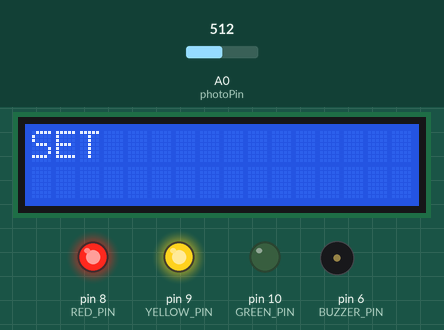
The sketch below on a simulated Arduino Uno, built with avr-gcc and run on an emulated ATmega328P. On the bench: 16×2 character LCD, output pins drawn as LEDs (lit = HIGH), buzzer (waves = sounding). The inputs (shaded band) are chosen by the test bench; at power-on: A0 (photoPin) = 512. What the sketch prints to the serial monitor is not drawn.

Above: at 1.2 s.
At 3.2 s:
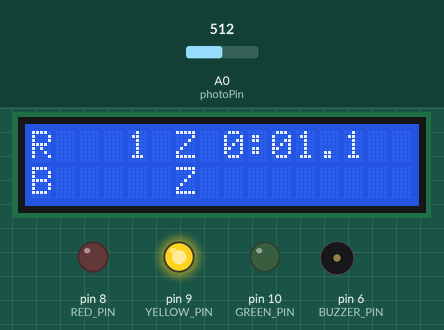
3.3 s: A0 (photoPin) set to 787
5.0 s: A0 (photoPin) set to 807
At 5.22 s:
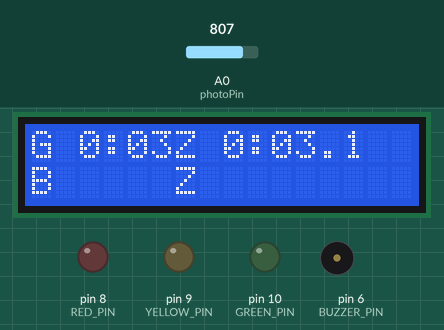
6.7 s: A0 (photoPin) set to 609
8.2 s: A0 (photoPin) set to 590
At 9.4 s:
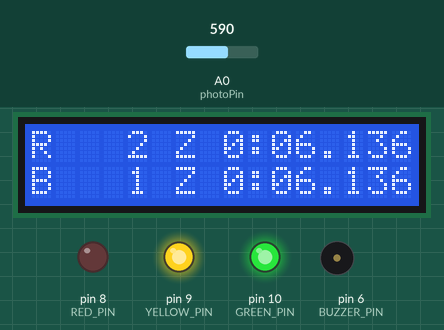
Timing chart, 0 to 11.2 s (numbered marks = the images above; inputs shaded):
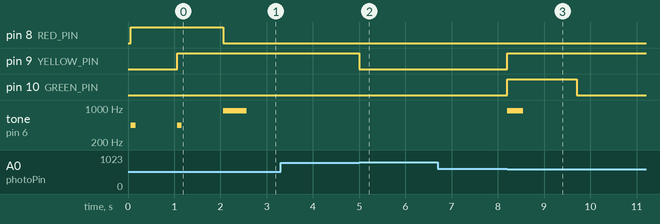

Measured:
- the behaviour switches between 799 and 800 on A0 (photoPin) (found by bisection; images 1 and 2)
- the behaviour switches between 601 and 600 on A0 (photoPin) (found by bisection; images 2 and 3)
- after the input at 5.0 s, pin 9 (YELLOW_PIN): HIGH → LOW at once
- after the input at 8.2 s, pin 9 (YELLOW_PIN): LOW → HIGH at once; pin 10 (GREEN_PIN): LOW → HIGH at once, → LOW 1.5 s later; tone on pin 6 (BUZZER_PIN): silent → 880 Hz at once, → silent 0.35 s later
- by itself, tone on pin 6 (BUZZER_PIN): plays 440 Hz for 0.10 s, 440 Hz for 0.10 s, 880 Hz for 0.50 s
- what the display in image 0 shows lasts 1.0 s, from 1.1 s to 2.1 s
- what the display in image 3 shows lasts 1.5 s, from 8.2 s to 9.7 s

The sketch:

SlotCarTimer.ino
```cpp
// include the library code:
#include <LiquidCrystal.h>

// initialize the library with the numbers of the interface pins
LiquidCrystal lcd(11, 12, 2, 3, 4, 5);

const int photoPin = 0; // analog input of the photoresistor

const int RED_PIN = 8; // red LED
const int YELLOW_PIN = 9; // yellow LED
const int GREEN_PIN = 10; // green LED

const int BUZZER_PIN = 6;
const int BUTTON_PIN = 13;

const int CONFIG = 0;
const int RACE = 1;
const int FINISH = 2;

int mode = CONFIG;

boolean buttonWasPressed = false;

const int TOTAL_LAP_INCREMENT = 25;
const int MAX_TOTAL_LAPS = 250;

long raceStart;
long totalLaps = TOTAL_LAP_INCREMENT;
int lap;
long lapStart;
long lastLapTime;
long lastTotalTimeSeconds;
boolean newLapStarted = false;

long bestTime = 100000;

const int BARRIER_THRESHOLD_LOW = 600;
const int BARRIER_THRESHOLD_HIGH = 800;

const int BARRIER_OPENED = 0;
const int BARRIER_CLOSED = 1;
const int BARRIER_NOCHANGE = 2;
boolean barrierClosed = false;

const int MINIMUM_LAP_TIME_MILLIS = 300;
const int LAST_LAP_DISPLAY_MILLIS = 1500;

const int COL_TOTAL_LAPS = 2;
const int COL_LIGHT = 8;
const int COL_LAP_TOTAL = 1;
const int COL_LAP_TIME = 7;

const int PRECISION_SECONDS = 0;
const int PRECISION_TENS = 1;
const int PRECISION_MILLIS = 2;

const int SHOW_LAP = 0;
const int SHOW_TOTAL_TIME = 1;
int lapTimeMode;

const char TOTAL_LAPS_MARKER = 'R';
const char TOTAL_TIME_MARKER = 'G';
const char FASTEST_LAP_MARKER = 'B';
const char LAP_TIME_MARKER = 'Z';
const char LIGHT_MARKER = 'L';

boolean ledsOn;

void setup() {
  pinMode(RED_PIN, OUTPUT);
  pinMode(YELLOW_PIN, OUTPUT);
  pinMode(GREEN_PIN, OUTPUT);
  pinMode(BUZZER_PIN, OUTPUT);
  pinMode(BUTTON_PIN, INPUT);
  lcd.begin(16, 2);

  Serial.begin(57600);

  readySetGo();
  initConfig();
}

void loop() {
  int light = analogRead(photoPin);

  int barrierState = checkBarrierState(light);

  switch (mode) {
    case CONFIG:
      doConfig(barrierState, light);
      break;

    case RACE:
      doRace(barrierState);
      break;

    case FINISH:
      doFinish();
      break;
  }

  delay(5);
}

void readySetGo() {
  setLed(RED_PIN, true);
  lcd.print("READY");
  Serial.println("READY");
  tone(BUZZER_PIN, 440, 100);
  delay(1000);

  setLed(YELLOW_PIN, true);
  lcd.setCursor(0,0);
  lcd.print("SET  ");
  Serial.println("SET");
  tone(BUZZER_PIN, 440, 100);
  delay(1000);

  setLed(GREEN_PIN, true);
  setLed(RED_PIN, false);
  setLed(YELLOW_PIN, false);
  lcd.setCursor(0,0);
  lcd.print("GO   ");
  Serial.println("GO");
  tone(BUZZER_PIN, 880, 500);
}

int checkBarrierState(int light) {
  int state = BARRIER_NOCHANGE;

  if (barrierClosed && light >= BARRIER_THRESHOLD_HIGH) {
    barrierClosed = false;
    state = BARRIER_OPENED;
    setLed(YELLOW_PIN, false);
  } else if (!barrierClosed && light <= BARRIER_THRESHOLD_LOW) {
    barrierClosed = true;
    state = BARRIER_CLOSED;
    setLed(YELLOW_PIN, true);
  }

  return state;
}

void initConfig() {
  lcd.setCursor(0, 1);
  lcd.print(TOTAL_LAPS_MARKER);
  printTotalLaps();
  lcd.setCursor(COL_LIGHT - 2, 1);
  lcd.print(LIGHT_MARKER);
  lcd.print(' ');
}

void doConfig(int barrierState, int light) {
  if (barrierState == BARRIER_CLOSED) {
    startRace();
  } else {
    boolean buttonPressed = digitalRead(BUTTON_PIN) == LOW;
    if (buttonPressed && !buttonWasPressed) {
      incrementTotalLaps();
    }
    buttonWasPressed = buttonPressed;

    printLight(light);
  }
}

void incrementTotalLaps() {
  totalLaps += TOTAL_LAP_INCREMENT;

  if (totalLaps > MAX_TOTAL_LAPS) {
    totalLaps = TOTAL_LAP_INCREMENT;
  }

  printTotalLaps();
}

void printTotalLaps() {
  lcd.setCursor(COL_TOTAL_LAPS, 1);
  if (totalLaps < 100) {
    lcd.print(' ');
  }
  lcd.print(totalLaps);
}

void printLight(long light) {
  lcd.setCursor(COL_LIGHT, 1);
  lcd.print(light);
  lcd.print("   ");
}

void startRace() {
  mode = RACE;
  lapTimeMode = SHOW_LAP;
  lap = 1;
  raceStart = millis();
  lapStart = raceStart;
  lastTotalTimeSeconds = 0;

  Serial.print("START ");
  Serial.println(totalLaps);
  setLed(GREEN_PIN, false);
  tone(BUZZER_PIN, 880, 500);
  lcd.setCursor(0, 0);
  lcd.print(TOTAL_LAPS_MARKER);
  lcd.print("   1 ");
  lcd.print(LAP_TIME_MARKER);
  lcd.print("0:00.0");
  lcd.setCursor(0, 1);
  lcd.print(FASTEST_LAP_MARKER);
  lcd.print("     ");
  lcd.print(LAP_TIME_MARKER);
}

void doRace(int barrierState) {
  long now = millis();
  updateLapTime(now);
  updateTotalTime(now);

  if (barrierState == BARRIER_CLOSED && lastLapTime >= MINIMUM_LAP_TIME_MILLIS) {
    newLap(now);
  }

  if (newLapStarted && lastLapTime >= LAST_LAP_DISPLAY_MILLIS) {
    setLed(GREEN_PIN, false);
    setLed(RED_PIN, false);
    lcd.setCursor(COL_LAP_TIME + 7,0);
    lcd.print("  ");
    newLapStarted = false;
  }
}

void newLap(long now) {
  long lapTime = now - lapStart;
  printTime(lapTime, COL_LAP_TIME, 0, PRECISION_MILLIS);

  boolean isNewBestLap = lapTime < bestTime;

  serialPrintLapTime(lap, lapTime, isNewBestLap);

  if (isNewBestLap) {
    newBestLap(lap, lapTime);
  } else {
    noBestLap();
  }

  if (lap == totalLaps) {
    finish(now);
  } else {
    lap++;
    printLap(lap, 0);
    lapStart = now;
    lastLapTime = -1;
    newLapStarted = true;
  }
}

void serialPrintLapTime(int lap, long lapTime, boolean isNewBestLap) {
  Serial.print("LAP ");
  Serial.print(lap);
  Serial.print(' ');
  serialPrintTime(lapTime);
  if (isNewBestLap) {
    Serial.print('!');
  }
  Serial.println();
}

void updateLapTime(long now) {
  long lapTime = now - lapStart;
  long lapTimeTenth = lapTime/100;

  if (lapTimeTenth != lastLapTime / 100) {
    if (!newLapStarted) {
      printTime(lapTime, COL_LAP_TIME, 0, PRECISION_TENS);
    }
    lastLapTime = lapTime;
  }
}

void newBestLap(int lap, int lapTime) {
  setLed(GREEN_PIN, true);
  tone(BUZZER_PIN, 880, 350);
  printLap(lap, 1);
  bestTime = lapTime;
  printTime(bestTime, COL_LAP_TIME, 1, PRECISION_MILLIS);
}

void noBestLap() {
  setLed(RED_PIN, true);
  tone(BUZZER_PIN, 220, 200);
}

void updateTotalTime(long now) {
  long totalTime = now - raceStart;

  if ((totalTime / 3000) % 2 == 0) {
    if (lapTimeMode != SHOW_LAP) {
      switchLapMode();
    }
  } else {
    long totalTimeSeconds = totalTime / 1000;
    if (lapTimeMode != SHOW_TOTAL_TIME) {
      switchTotalTimeMode(totalTime);
    } else if (lastTotalTimeSeconds < totalTimeSeconds) {
      showTotalTime(totalTime);
    }
    lastTotalTimeSeconds = totalTimeSeconds;
  }
}

void switchLapMode() {
  lcd.setCursor(0, 0);
  lcd.print(TOTAL_LAPS_MARKER);
  printLap(lap, 0);
  lapTimeMode = SHOW_LAP;
}

void switchTotalTimeMode(long totalTime) {
  lcd.setCursor(0, 0);
  lcd.print(TOTAL_TIME_MARKER);
  lapTimeMode = SHOW_TOTAL_TIME;
  showTotalTime(totalTime);
}

void showTotalTime(long totalTime) {
  printTime(totalTime, COL_LAP_TOTAL, 0, PRECISION_SECONDS);
}

void finish(long now) {
  mode = FINISH;
  long totalTime = now - raceStart;

  serialPrintFinishTotalTime(totalTime);

  // print laps and total time in row 0
  switchLapMode();
  lcd.setCursor(COL_LAP_TIME - 1, 0);
  lcd.print(TOTAL_TIME_MARKER);
  printTime(totalTime, COL_LAP_TIME, 0, PRECISION_MILLIS);

  tone(BUZZER_PIN, 440, 3000);

  ledsOn = true;
}

void serialPrintFinishTotalTime(long totalTime) {
  Serial.print("FINISH ");
  serialPrintTime(totalTime);
  Serial.println();
}

void doFinish() {
  setLed(GREEN_PIN, ledsOn);
  setLed(YELLOW_PIN, ledsOn);
  setLed(RED_PIN, ledsOn);
  ledsOn = !ledsOn;
  delay(1000);
}

void setLed(int pin, boolean on) {
  digitalWrite(pin, on ? HIGH : LOW);
}

void printLap(int lap, int row) {
  int col;
  lcd.setCursor(1, row);
  if (lap >= 100) {
    lcd.print(' ');
  } else if (lap >= 10) {
    lcd.print("  ");
  } else {
    lcd.print("   ");
  }
  lcd.print(lap);
  lcd.print(' ');
}

void printTime(long time, int col, int row, int precision) {
  long minutesPart = time / 60000;
  long secondsPart = (time % 60000) / 1000;
  long millisPart = time % 1000;

  lcd.setCursor(col, row);

  if (minutesPart < 10) {
    lcd.print(' ');
  }
  lcd.print(minutesPart);

  lcd.print(':');

  if (secondsPart < 10) {
    lcd.print('0');
  }
  lcd.print(secondsPart);

  if (precision != PRECISION_SECONDS) {

    lcd.print('.');

    if (precision == PRECISION_TENS) {
      lcd.print(millisPart / 100);
    } else {
      if (millisPart < 10) {
        lcd.print("00");
      } else if (millisPart < 100) {
        lcd.print('0');
      }
      lcd.print(millisPart);
    }
  }
}

void serialPrintTime(long time) {
  long minutesPart = time / 60000;
  long secondsPart = time / 1000 % 60;
  long millisPart = time % 1000;

  Serial.print(minutesPart);

  Serial.print(':');

  if (secondsPart < 10) {
    Serial.print('0');
  }
  Serial.print(secondsPart);

  Serial.print('.');

  if (millisPart < 10) {
    Serial.print("00");
  } else if (millisPart < 100) {
    Serial.print('0');
  }
  Serial.print(millisPart);
}
```
